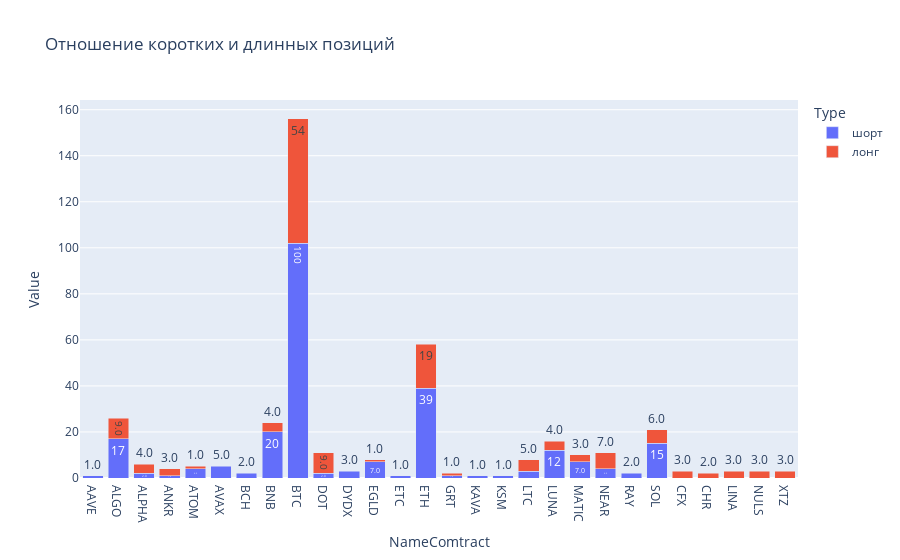

Notebook source saved alongside this figure:
### Markdown cell above
Визуализируем подготовленный признак:

### Code cell
# check that info from types of contract direction
#
# group date  to create chart

bar_chart_types = traid_data.groupby(
    ['NameComtract','Type'],
    as_index=False
).count()[['NameComtract','Type','Value']]
#display(bar_chart_types)

fig = px.bar(
    bar_chart_types,
    x = 'NameComtract',
    y = 'Value',
    color = 'Type',
    title="Отношение коротких и длинных позиций",
    text_auto='.2s'# print value on bar 
)
fig.update_layout(barmode='stack')
fig.show()

### Figure 1 — Plotly figure (JSON) as saved in the notebook; plotly's stock layout.template omitted (floating-point values rounded to 4 significant figures)
{"data": [{"alignmentgroup": "True", "hovertemplate": "Type=шорт<br>NameComtract=%{x}<br>Value=%{y}<extra></extra>", "legendgroup": "шорт", "marker": {"color": "#636efa", "pattern": {"shape": ""}}, "name": "шорт", "offsetgroup": "шорт", "orientation": "v", "showlegend": true, "textposition": "auto", "texttemplate": "%{y:.2s}", "type": "bar", "x": ["AAVE", "ALGO", "ALPHA", "ANKR", "ATOM", "AVAX", "BCH", "BNB", "BTC", "DOT", "DYDX", "EGLD", "ETC", "ETH", "GRT", "KAVA", "KSM", "LTC", "LUNA", "MATIC", "NEAR", "RAY", "SOL"], "xaxis": "x", "y": [1, 17, 2, 1, 4, 5, 2, 20, 102, 2, 3, 7, 1, 39, 1, 1, 1, 3, 12, 7, 4, 2, 15], "yaxis": "y"}, {"alignmentgroup": "True", "hovertemplate": "Type=лонг<br>NameComtract=%{x}<br>Value=%{y}<extra></extra>", "legendgroup": "лонг", "marker": {"color": "#EF553B", "pattern": {"shape": ""}}, "name": "лонг", "offsetgroup": "лонг", "orientation": "v", "showlegend": true, "textposition": "auto", "texttemplate": "%{y:.2s}", "type": "bar", "x": ["ALGO", "ALPHA", "ANKR", "ATOM", "BNB", "BTC", "CFX", "CHR", "DOT", "EGLD", "ETH", "GRT", "LINA", "LTC", "LUNA", "MATIC", "NEAR", "NULS", "SOL", "XTZ"], "xaxis": "x", "y": [9, 4, 3, 1, 4, 54, 3, 2, 9, 1, 19, 1, 3, 5, 4, 3, 7, 3, 6, 3], "yaxis": "y"}], "layout": {"barmode": "stack", "legend": {"title": {"text": "Type"}, "tracegroupgap": 0}, "title": {"text": "Отношение коротких и длинных позиций"}, "xaxis": {"anchor": "y", "domain": [0, 1], "title": {"text": "NameComtract"}}, "yaxis": {"anchor": "x", "domain": [0, 1], "title": {"text": "Value"}}}}
